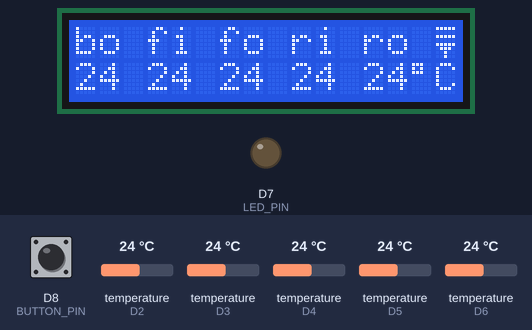
Recording of a sketch running on a simulated Arduino Uno R4 WiFi. Parts: 16×2 character LCD, output pins drawn as LEDs (lit = HIGH). The test bench sets the inputs (shaded band); at power-on: D8 (BUTTON_PIN) HIGH, temperature (sensors on D2, D3, D4, D5, D6) 24 °C. WiFi joins after 1.5 s; servers stay silent unless stated; what the sketch prints to the serial monitor is not drawn.

Above: at 9.6 s.
9.7 s: D8 (BUTTON_PIN) pulled LOW for 1 s
At 10.5 s:
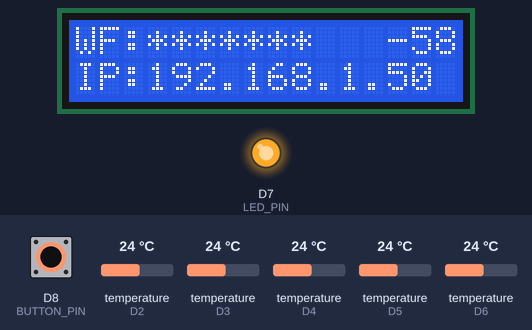
12.5 s: temperature (sensor on D2) set to 12 °C
At 15.1 s:
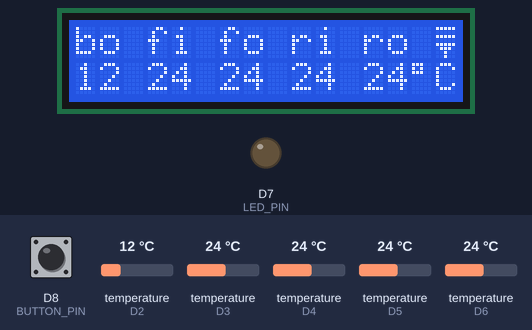
15.9 s: temperature (sensor on D3) set to 12 °C
At 17.6 s:
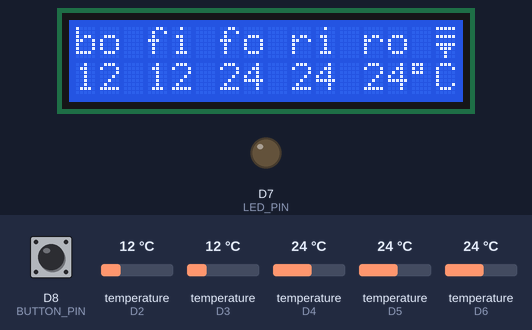
17.9 s: temperature (sensor on D4) set to 12 °C
At 19.4 s:
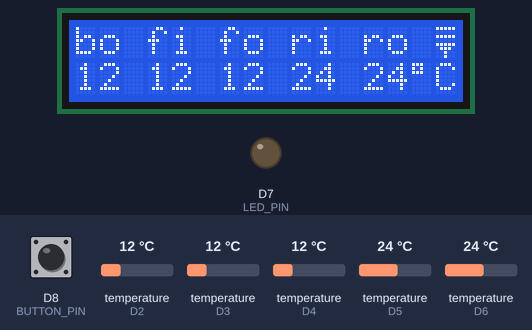
19.9 s: temperature (sensor on D5) set to 12 °C
At 20.9 s:
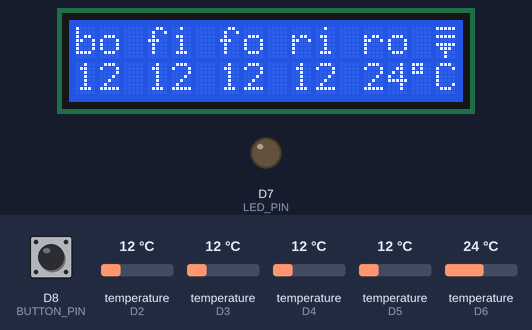
21.9 s: temperature (sensor on D6) set to 12 °C
At 23.6 s:
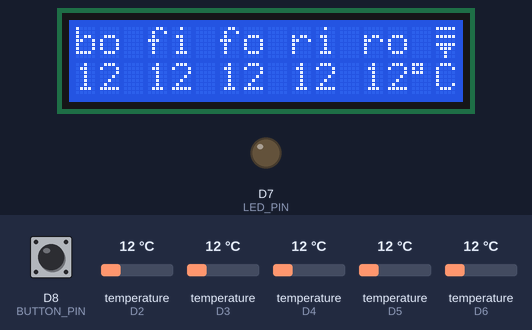
Timing chart, 0 to 24.9 s (numbered marks = the images above; inputs shaded):
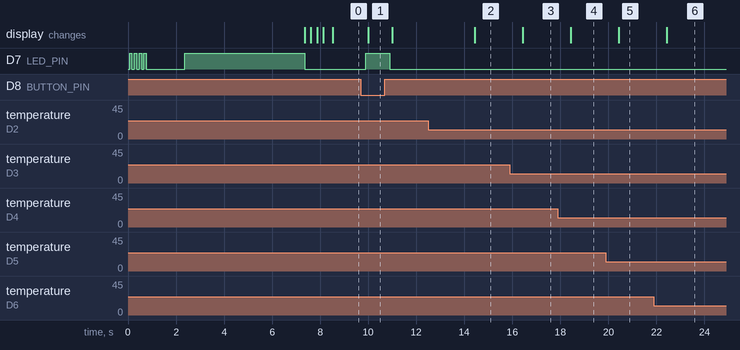

The sketch:

heat-exporter.ino
```cpp
#include <Adafruit_Sensor.h>
#include <DHT.h>
#include <DHT_U.h>


#include <Wire.h>
#include <LiquidCrystal_I2C.h>


#include "heat-exporter.h"
#include "sensor.h"
#include "wifi.h"
#include "secrets.h"
#include "lcd.h"


byte buttonPressed = false;
unsigned long startSensorMillis = 0;
unsigned long startButtonMillis = 0;
unsigned long startClientMillis = 0;
unsigned long currentMillis = 0;


bool processButtonEvent(unsigned long currentMillis, LiquidCrystal_I2C *lcd) {

  static uint8_t lastButtonState;
  static unsigned int buttonPressDuration;
  static unsigned long buttonPressMillis;
  bool buttonPressed = false;

  uint8_t buttonState = digitalRead(BUTTON_PIN);

  if (DEBUG_HEATER) {
    Serial.print("button state ");
    Serial.println(buttonState);
  }

  if (buttonState == LOW && lastButtonState == HIGH) {
    lastButtonState = buttonState;
    buttonPressed = 1;
    buttonPressMillis = currentMillis;
    Serial.print("the button is pressed after ");
    Serial.println(buttonPressDuration);

    buttonPressDuration = 0;

    digitalWrite(LED_PIN, HIGH);

    clearLCD(lcd, LCD_LINES, LCD_COLUMNS);
    printWifiData(lcd, LCD_COLUMNS);

  } else if (buttonState == HIGH && lastButtonState == LOW) {
    lastButtonState = buttonState;
    buttonPressed = 0;

    digitalWrite(LED_PIN, LOW);
    clearLCD(lcd, LCD_LINES, LCD_COLUMNS);

    bool ws = getWifiStatus(&Serial);

    setupLCDOutput(lcd, DHT_CONECTED, sensors, DHT_SITTYPE1, false, 3, true, ws);
    printSensorData(lcd, &Serial, sensors);

    Serial.print("the button is released after ");
    Serial.println(buttonPressDuration);
    buttonPressDuration = 0;

  } else {
    buttonPressDuration = currentMillis - buttonPressMillis;
    buttonPressed = (buttonState == LOW);
  }

  return buttonPressed;
}

LiquidCrystal_I2C lcd = LiquidCrystal_I2C(I2C_ADDR, LCD_COLUMNS, LCD_LINES);
WiFiServer server(WIFI_SERVER_PORT);  //WiFi WebServer

void setup() {
  Serial.begin(9600);
  while (!Serial) {
    ;  // wait for serial port to connect.
  }

  sensors.push_back(Sensor(DHTPIN1, "boiler_out", "bo", DHTTYPE));
  sensors.push_back(Sensor(DHTPIN2, "floor_in", "fi", DHTTYPE));
  sensors.push_back(Sensor(DHTPIN3, "floor_out", "fo", DHTTYPE));
  sensors.push_back(Sensor(DHTPIN4, "radiators_in", "ri", DHT11));
  sensors.push_back(Sensor(DHTPIN5, "radiators_out", "ro", DHT11));

  pinMode(BUTTON_PIN, INPUT_PULLUP);
  pinMode(LED_PIN, OUTPUT);

  //iniitialize lcd
  lcd.init();

  char ssid[] = SECRET_SSID;
  char pass[] = SECRET_PASS;

  connectToWifi(&status, ssid, pass, LED_PIN);
  server.begin();

  setupLCDOutput(&lcd, DHT_CONECTED, sensors, DHT_SITTYPE1, true);

  // initilaize sensors
  initSensors(&Serial, DHT_CONECTED, sensors);
}


void loop() {

  currentMillis = millis();

  if (currentMillis - startSensorMillis >= DHT_INTERVAL) {
    startSensorMillis = currentMillis;
    collectSensorData(sensors);
    if (!buttonPressed) {
      printSensorData(&lcd, &Serial, sensors);
    }
  }

  if (currentMillis - startButtonMillis >= BUTTON_INTERVAL) {
    buttonPressed = processButtonEvent(currentMillis, &lcd);
    startButtonMillis = currentMillis;
  }

  if (currentMillis - startClientMillis >= CLIENT_INTERVAL) {
    startClientMillis = currentMillis;
    WiFiClient client = server.available();

    if (client) {
      digitalWrite(LED_PIN, HIGH);
      printSensorData(&client, &Serial, sensors);
      client.stop();
      digitalWrite(LED_PIN, LOW);
    }
  }


#ifdef DHT_USE_HUMIDITY
#endif
}
```

heat-exporter.h
```cpp
#include <Arduino.h>


#define DHTPIN1 2
#define DHTPIN2 3
#define DHTPIN3 4
#define DHTPIN4 5
#define DHTPIN5 6
#define DHT_CONECTED 5
#define DHT_DELAY_SENSOR 0
//#define DHT_USE_HUMIDITY
#define BUTTON_PIN 8
#define LED_PIN 7

#define DHT_INTERVAL 2000
#define BUTTON_INTERVAL 250
#define CLIENT_INTERVAL 50
#define MIN_BUTTON_INTERVAL 50


#define WIFI_SERVER_PORT 80


#define DHTTYPE DHT22
```

secrets.h
```cpp
#define SECRET_SSID "*******"
#define SECRET_PASS "*******"
```

sensor.cpp
```cpp
#include "sensor.h"


Sensor::Sensor(byte p,
               const char* n,
               const char* h,
               uint8_t t)
  : pin(p), name(n), header(h), type(t) {
  dht = nullptr;
  last_temperature = DHT_ERR;
  err = true;

#ifdef DHT_USE_HUMIDITY
  last_humidity = DHT_ERR;
#endif
};

//Sensor * sensors [] ;
std::vector<Sensor> sensors;

void printSensorInfo(sensor_t* sensor, byte sitype, const char * name) {
  char buf[64];
  char sitmeasure[8];

  switch (sitype) {
    case DHT_SITTYPE1:
      strcpy(buf, DHT_SITYPE1_NAME);
      strcat(buf, " for ");
      strcat(buf, name);
      strcpy(sitmeasure, DHT_SITMEASURE1);
      break;
    case DHT_SITTYPE2:
      strcpy (buf, DHT_SITYPE2_NAME);
      strcat (buf, " for ");
      strcat(buf, name);
      strcpy(sitmeasure, DHT_SITMEASURE2);
      break;
  }

  Serial.println(F("------------------------------------"));
  Serial.println(buf);
  Serial.print  (F("Sensor Type: ")); Serial.println(sensor->name);
  Serial.print  (F("Driver Ver:  ")); Serial.println(sensor->version);
  Serial.print  (F("Unique ID:   ")); Serial.println(sensor->sensor_id);
  Serial.print  (F("Max Value:   ")); Serial.print(sensor->max_value); Serial.println(sitmeasure);
  Serial.print  (F("Min Value:   ")); Serial.print(sensor->min_value); Serial.println(sitmeasure);
  Serial.print  (F("Resolution:  ")); Serial.print(sensor->resolution); Serial.println(sitmeasure);
  Serial.println(F("------------------------------------"));

};

const char* getSensorName(byte pin) {
  // find sensor name from
  char sname [24];
  bool found = false;


  for (byte i = 0 ; i < sensors.size() && !found; i++) {
    if (pin == sensors[i].pin) {
      strcpy(sname, sensors[i].name);
      if (DEBUG_HEATER) {
        Serial.print("sensor nr: ");
        Serial.print(i);
        Serial.print(" name:");
        Serial.print(sname);
        Serial.print(" pin:");
        Serial.print(sensors[i].pin);
        Serial.println();
      }
      found = true;
    }
  }
  return sname;
};

void initSensors(HardwareSerial * serial, byte connected, std::vector<Sensor>& sensors ){

  for (byte i = 0; i < connected; i++) {
    sensor_t sensor;

    sensors[i].dht = new DHT_Unified(sensors[i].pin, sensors[i].type );

    sensors[i].dht->begin();

    sensors[i].dht->temperature().getSensor(&sensor);
    printSensorInfo(&sensor, DHT_SITTYPE1, sensors[i].name);

#ifdef DHT_USE_HUMIDITY
    sensors[i].dht->humidity().getSensor(&sensor);
    printSensorInfo(&sensor, DHT_SITTYPE2, sensors[i].name);
#endif
  }

};

void collectSensorData( std::vector<Sensor>& sensors ){
  size_t size = sensors.size();
  for (byte i = 0; i < size; i++) {
      sensors_event_t  event;
      sensors[i].dht->temperature().getEvent(&event);

      if (isnan(event.temperature)) {
        sensors[i].last_temperature = DHT_ERR;
      } else {
        sensors[i].last_temperature = event.temperature;
      }
    }
};

void printSensorData( LiquidCrystal_I2C *lcd, HardwareSerial * serial, std::vector<Sensor>& sensors ){
  char buf[64];
  byte tlen = 3;
  int size = sensors.size();
  for (byte i = 0; i < size; i++) {

      lcd->setCursor(i * tlen, 1);

      if ( sensors[i].last_temperature == DHT_ERR ) {
        strcpy(buf, "error reading temperature for ");
        strcat(buf, sensors[i].name);
        serial->println(buf);
        sensors[i].last_temperature = DHT_ERR;
        lcd->print("Er");
      } else {

        lcd->print(int(sensors[i].last_temperature));
        strcpy(buf, DHT_SITYPE1_NAME);
        strcat(buf, " for ");
        strcat(buf, sensors[i].name);
        strcat(buf, ": ");
        serial->print(buf);
        serial->print(sensors[i].last_temperature);
        serial->println(DHT_SITMEASURE1);
      }
    }
};

void printSensorData( WiFiClient *client, HardwareSerial * serial, std::vector<Sensor>& sensors ){
    IPAddress ip = client->remoteIP();
    const char * metrics_path = "/metrics";
    String headers[]={
      "HTTP/1.1 200 OK",
      "Content-Type: text/plain",
      "Connection: close"
    };

    String metric_headers[]={
      "# HELP boiler_flow_temperature Temperatures of the flow in degree celsius.",
      "# TYPE boiler_flow_temperature gauge"
    };
    serial->print("new client request from: ");
    serial->println(ip.toString());

    String line = client->readStringUntil('\r');
    client->readStringUntil('\n');
    client->readStringUntil('\n');

    char buff[64];
    strcpy (buff,"GET ");
    strcat (buff,metrics_path);

    if (line.startsWith(buff)) {
      serial->println("serving request from /metrics ");

      for (byte i = 0; i <(sizeof(headers) / sizeof(headers[0])); i++) {
        client->println(headers[i]);
      }

      client->println();

      for (byte i = 0; i <(sizeof(metric_headers) / sizeof(metric_headers[0])); i++) {
        const char * line = metric_headers[i].c_str();
        serial->println(line);
        client->println(line);
      }

      int size = sensors.size();
      for (byte i = 0; i < size; i++) {
        if (sensors[i].last_temperature != DHT_ERR) {
          client->print("boiler_flow_temperature{sensor=\"");
          client->print(sensors[i].name);
          client->print("\"} ");
          client->println(sensors[i].last_temperature);
        }
      }

    }


};
```

sensor.h
```cpp
#ifndef SENSOR_H
#define SENSOR_H

#include <Adafruit_Sensor.h>
#include <Arduino.h>
#include <DHT_U.h>
#include <vector>

#include <Wire.h>
#include <LiquidCrystal_I2C.h>

#include <WiFiS3.h>

#define DHT_ERR -127
#define DHT_SITTYPE1 1
#define DHT_SITTYPE2 2

#define DHT_SITYPE1_NAME "temperature"
#define DHT_SITYPE2_NAME "humidity"
#define DHT_SITMEASURE1 "°C"
#define DHT_SITMEASURE2 "%"

#define DEBUG_HEATER 0


struct Sensor {
  float last_temperature;
#ifdef DHT_USE_HUMIDITY
  byte last_humidity;
#endif

  byte pin;
  const char* name;
  const char* header;
  bool err;
  uint8_t type;

  DHT_Unified* dht;
  Sensor(byte p,
         const char* n,
         const char* h,
         uint8_t t);
};

void printSensorInfo(sensor_t* sensor, byte sitype, const char * name);
const char* getSensorName(byte pin);
void collectSensorData( std::vector<Sensor>& sensors);
void printSensorData( LiquidCrystal_I2C *lcd, HardwareSerial * serial, std::vector<Sensor>& sensors );
void printSensorData( WiFiClient *client, HardwareSerial *serial, std::vector<Sensor>& sensors );
void initSensors(HardwareSerial * serial, byte connected, std::vector<Sensor>& sensors );


extern std::vector<Sensor> sensors;

#endif
```

wifi.cpp
```cpp
// example of arrudino wifi
// https://docs.arduino.cc/tutorials/uno-r4-wifi/wifi-examples/#connect-with-wpa

#include "wifi.h"

int status = WL_IDLE_STATUS;          // the WiFi radio's status

bool getWifiStatus(){
  return WiFi.RSSI() != 0 && WiFi.localIP();
}

bool getWifiStatus(HardwareSerial * serial){
  serial->print("wi status: ");
  serial->println(WiFi.status());
  return getWifiStatus();
}

void printWifiData() {
  // print your board's IP address:
  IPAddress ip = WiFi.localIP();
  Serial.print("IP Address: ");

  Serial.println(ip);

  // print your MAC address:
  byte mac[6];
  WiFi.macAddress(mac);
  Serial.print("MAC address: ");
  printMacAddress(mac);
}

void printWifiData(LiquidCrystal_I2C *lcd, byte col) {
  // print your board's IP address:
  IPAddress ip = WiFi.localIP();
  lcd->setCursor(0, 0);
  lcd->print("WF:");
  lcd->setCursor(3, 0);
  lcd->print(WiFi.SSID());
  lcd->setCursor(col -3, 0);

  lcd->print(WiFi.RSSI());
  lcd->setCursor(0, 1);
  lcd->print("IP:");
  lcd->setCursor(3, 1);
  lcd->print(ip);

  // print your MAC address:
  //byte mac[6];
  //WiFi.macAddress(mac);
}

void printCurrentNet() {
  // print the SSID of the network you're attached to:
  Serial.print("SSID: ");
  Serial.println(WiFi.SSID());

  // print the MAC address of the router you're attached to:
  byte bssid[6];
  WiFi.BSSID(bssid);
  Serial.print("BSSID: ");
  printMacAddress(bssid);

  // print the received signal strength:
  long rssi = WiFi.RSSI();
  Serial.print("signal strength (RSSI):");
  Serial.println(rssi);

  // print the encryption type:
  byte encryption = WiFi.encryptionType();
  Serial.print("Encryption Type:");
  Serial.println(encryption, HEX);
  Serial.println();
}

void printMacAddress(byte mac[]) {
  for (int i = 0; i < 6; i++) {
    if (i > 0) {
      Serial.print(":");
    }
    if (mac[i] < 16) {
      Serial.print("0");
    }
    Serial.print(mac[i], HEX);
  }
  Serial.println();
}

void connectToWifi(int *status, const char *ssid, const char *pass, byte ledPin) {
  // blink led to identify status connecting to Wifi
  for (int i = 0; i<=3;i++){
    digitalWrite(ledPin,HIGH);
    delay(100);
    digitalWrite(ledPin,LOW);
    delay(100);
  }

  if (WiFi.status() == WL_NO_MODULE) {
    Serial.println("Communication with WiFi module failed!");
   } else {

      String fv = WiFi.firmwareVersion();
      if (fv < WIFI_FIRMWARE_LATEST_VERSION) {
        Serial.println("Please upgrade the firmware");
      }

      while (*status != WL_CONNECTED) {
        Serial.print("Attempting to connect to WPA SSID: ");
        Serial.println(ssid);
        // Connect to WPA/WPA2 network:
        *status = WiFi.begin(ssid, pass);

        // wait 10 seconds for connection:
        digitalWrite(ledPin,HIGH);
        delay(5000);

        digitalWrite(ledPin,LOW);
        // if WiFi is disconnected blink led before the next loop
        if(!getWifiStatus()){
          delay(500);
        }
      }

      Serial.print("You're connected to the network");
      printCurrentNet();
      printWifiData();

      byte mac[6];
      WiFi.macAddress(mac);

      Serial.print("MAC address: ");
      printMacAddress(mac);
   }
}
```

wifi.h
```cpp
// example of arrudino wifi
#include <WiFiS3.h>

#include <Wire.h>
#include <LiquidCrystal_I2C.h>

#ifndef WIFI_H
#define WIFI_H


extern int status;     // the WiFi radio's status


void printWifiData();
void printWifiData(LiquidCrystal_I2C *lcd, byte col);
void printCurrentNet();
void printMacAddress(byte mac[]);
void connectToWifi(int *status, const char * ssid, const char * pass, byte ledPin);
bool getWifiStatus(HardwareSerial * serial);
bool getWifiStatus();

#endif
```

lcd.cpp
```cpp
#include "lcd.h"
#include "heat-exporter.h"


byte wifiSymbol[] = {
  B11111,
  B00000,
  B11111,
  B00000,
  B11111,
  B01110,
  B00100,
  B00100

};

byte wifiNoSymbol[] = {

  B11100,
  B00110,
  B11001,
  B01100,
  B10011,
  B00110,
  B11100,
  B11100

};

void clearLCD( LiquidCrystal_I2C * lcd, byte col, byte lines) {
  lcd->clear();
  for (byte i = 0 ; i <lines; i++){
      for (byte j = 0 ; j < col; j++){
        lcd->setCursor( j, i);
        lcd->print(" ");
      }
  }
}

void setupLCDOutput(
  LiquidCrystal_I2C * lcd,
  byte dht_count,
  std::vector<Sensor>& sensors,
  byte sitype,
  bool blink,
  byte hlen,
  bool backlight,
  bool wifi ) {
  byte maxpos = 0;

  if (blink) {
    for (byte i = 0; i < 2; i++) {
      lcd->backlight();
      delay(250);
      lcd->noBacklight();
      delay(250);
    }
  }

  lcd->createChar(0, wifiSymbol);
  lcd->setCursor(LCD_COLUMNS - 1, 0);
  if(wifi){
   lcd->write(0);
  }else{
   lcd->print("X");
  };

  for (byte i = 0; i < dht_count; i++) {
    byte pos = i * hlen;
    maxpos = pos;
    lcd->setCursor(i * hlen, 0);
    lcd->print(sensors[i].header);
  }

  if (maxpos < LCD_COLUMNS - 2) {
    switch (sitype) {
      case DHT_SITTYPE1:
        lcd->setCursor(LCD_COLUMNS - 2, 1);
        lcd->print(char(LCD_DEG_CHAR));
        lcd->setCursor(LCD_COLUMNS - 1, 1);
        lcd->print("C");
        break;
      case DHT_SITTYPE2:
        lcd->setCursor(LCD_COLUMNS - 1, 1);
        lcd->print(DHT_SITMEASURE2);
        break;
    }
  }

  if (backlight) {
    lcd->backlight();
  } else {
    lcd->noBacklight();
  }
}
```

lcd.h
```cpp
#include <Adafruit_Sensor.h>
#include <DHT_U.h>
#include <vector>


#include <Wire.h>
#include <LiquidCrystal_I2C.h>


#include "sensor.h"

#define I2C_ADDR 0x27
#define LCD_COLUMNS 16
#define LCD_LINES 2
#define LCD_DEG_CHAR 223

extern byte wifiSymbol[];
extern byte wifiNoSymbol[];


void clearLCD( LiquidCrystal_I2C * lcd, byte col, byte lines);

void setupLCDOutput(
  LiquidCrystal_I2C * lcd,
  byte dht_count,
  std::vector<Sensor>&,
  byte sitype,
  bool blink,
  byte hlen = 3,
  bool backlight = true,
  bool wifi = true);
```

Measured:
- after the input at 9.7 s, D7 (LED_PIN): LOW → HIGH after 0.20 s, → LOW 1.0 s later; the display: changes after 0.30 s (image 1)
- after the input at 12.5 s, the display: changes after 1.9 s (image 2)
- after the input at 15.9 s, the display: changes after 0.53 s (image 3)
- after the input at 17.9 s, the display: changes after 0.53 s (image 4)
- after the input at 19.9 s, the display: changes after 0.53 s (image 5)
- after the input at 21.9 s, the display: changes after 0.53 s (image 6)
